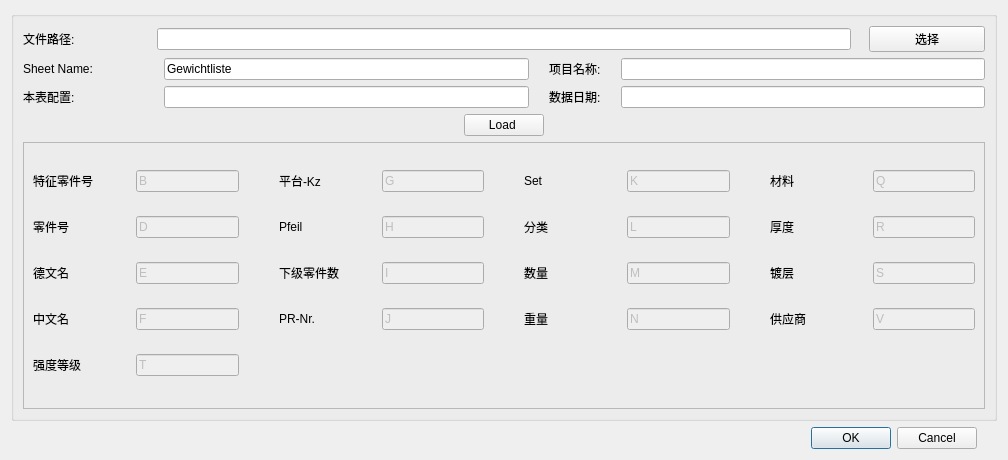
<?xml version="1.0" encoding="UTF-8"?>
<ui version="4.0">
 <class>Dialog</class>
 <widget class="QDialog" name="Dialog">
  <property name="windowModality">
   <enum>Qt::ApplicationModal</enum>
  </property>
  <property name="geometry">
   <rect>
    <x>0</x>
    <y>0</y>
    <width>1008</width>
    <height>460</height>
   </rect>
  </property>
  <property name="windowTitle">
   <string>Import Project</string>
  </property>
  <layout class="QVBoxLayout" name="verticalLayout_2">
   <item>
    <widget class="QGroupBox" name="groupBox">
     <property name="title">
      <string/>
     </property>
     <layout class="QVBoxLayout" name="verticalLayout">
      <item>
       <layout class="QHBoxLayout" name="horizontalLayout_26" stretch="1,6,1">
        <property name="spacing">
         <number>18</number>
        </property>
        <item>
         <widget class="QLabel" name="label_30">
          <property name="text">
           <string>文件路径:</string>
          </property>
         </widget>
        </item>
        <item>
         <widget class="QLineEdit" name="E_ProjectPath"/>
        </item>
        <item>
         <widget class="QPushButton" name="B_ChooseNewProject">
          <property name="text">
           <string>选择</string>
          </property>
          <property name="icon">
           <iconset>
            <normaloff>../icon/select.png</normaloff>../icon/select.png</iconset>
          </property>
          <property name="iconSize">
           <size>
            <width>18</width>
            <height>18</height>
           </size>
          </property>
         </widget>
        </item>
       </layout>
      </item>
      <item>
       <layout class="QHBoxLayout" name="horizontalLayout" stretch="1,3,0,3">
        <property name="spacing">
         <number>20</number>
        </property>
        <item>
         <widget class="QLabel" name="L_ProjectName">
          <property name="text">
           <string>Sheet Name:</string>
          </property>
         </widget>
        </item>
        <item>
         <widget class="QLineEdit" name="E_SheetName">
          <property name="text">
           <string>Gewichtliste</string>
          </property>
         </widget>
        </item>
        <item>
         <widget class="QLabel" name="label_29">
          <property name="text">
           <string>项目名称:</string>
          </property>
         </widget>
        </item>
        <item>
         <widget class="QLineEdit" name="E_ProjectName">
          <property name="text">
           <string/>
          </property>
         </widget>
        </item>
       </layout>
      </item>
      <item>
       <layout class="QHBoxLayout" name="horizontalLayout_25" stretch="1,3,0,3">
        <property name="spacing">
         <number>20</number>
        </property>
        <item>
         <widget class="QLabel" name="label_2">
          <property name="text">
           <string>本表配置:</string>
          </property>
         </widget>
        </item>
        <item>
         <widget class="QLineEdit" name="E_Configuration"/>
        </item>
        <item>
         <widget class="QLabel" name="label_3">
          <property name="text">
           <string>数据日期:</string>
          </property>
         </widget>
        </item>
        <item>
         <widget class="QLineEdit" name="E_Date"/>
        </item>
       </layout>
      </item>
      <item>
       <layout class="QHBoxLayout" name="horizontalLayout_4">
        <item>
         <spacer name="horizontalSpacer_2">
          <property name="orientation">
           <enum>Qt::Horizontal</enum>
          </property>
          <property name="sizeHint" stdset="0">
           <size>
            <width>40</width>
            <height>20</height>
           </size>
          </property>
         </spacer>
        </item>
        <item>
         <widget class="QPushButton" name="B_Load">
          <property name="text">
           <string>Load </string>
          </property>
          <property name="icon">
           <iconset>
            <normaloff>../icon/import.png</normaloff>../icon/import.png</iconset>
          </property>
          <property name="iconSize">
           <size>
            <width>18</width>
            <height>18</height>
           </size>
          </property>
         </widget>
        </item>
        <item>
         <spacer name="horizontalSpacer_3">
          <property name="orientation">
           <enum>Qt::Horizontal</enum>
          </property>
          <property name="sizeHint" stdset="0">
           <size>
            <width>40</width>
            <height>20</height>
           </size>
          </property>
         </spacer>
        </item>
       </layout>
      </item>
      <item>
       <widget class="QFrame" name="frame">
        <property name="frameShape">
         <enum>QFrame::StyledPanel</enum>
        </property>
        <property name="frameShadow">
         <enum>QFrame::Raised</enum>
        </property>
        <layout class="QGridLayout" name="gridLayout_2">
         <property name="horizontalSpacing">
          <number>40</number>
         </property>
         <item row="1" column="3">
          <layout class="QHBoxLayout" name="horizontalLayout_18" stretch="5,5">
           <item>
            <widget class="QLabel" name="label_22">
             <property name="text">
              <string>厚度</string>
             </property>
            </widget>
           </item>
           <item>
            <widget class="QLineEdit" name="E_Thickness">
             <property name="enabled">
              <bool>false</bool>
             </property>
             <property name="text">
              <string>R</string>
             </property>
            </widget>
           </item>
          </layout>
         </item>
         <item row="0" column="0">
          <layout class="QHBoxLayout" name="horizontalLayout_2" stretch="5,5">
           <item>
            <widget class="QLabel" name="label_4">
             <property name="text">
              <string>特征零件号</string>
             </property>
            </widget>
           </item>
           <item>
            <widget class="QLineEdit" name="E_ShortPartName">
             <property name="enabled">
              <bool>false</bool>
             </property>
             <property name="text">
              <string>B</string>
             </property>
             <property name="clearButtonEnabled">
              <bool>false</bool>
             </property>
            </widget>
           </item>
          </layout>
         </item>
         <item row="3" column="1">
          <layout class="QHBoxLayout" name="horizontalLayout_14" stretch="5,5">
           <item>
            <widget class="QLabel" name="label_18">
             <property name="text">
              <string>PR-Nr.</string>
             </property>
            </widget>
           </item>
           <item>
            <widget class="QLineEdit" name="E_PRNr">
             <property name="enabled">
              <bool>false</bool>
             </property>
             <property name="text">
              <string>J</string>
             </property>
            </widget>
           </item>
          </layout>
         </item>
         <item row="2" column="0">
          <layout class="QHBoxLayout" name="horizontalLayout_8" stretch="5,5">
           <item>
            <widget class="QLabel" name="label_12">
             <property name="text">
              <string>德文名</string>
             </property>
            </widget>
           </item>
           <item>
            <widget class="QLineEdit" name="E_DeutschName">
             <property name="enabled">
              <bool>false</bool>
             </property>
             <property name="text">
              <string>E</string>
             </property>
            </widget>
           </item>
          </layout>
         </item>
         <item row="2" column="1">
          <layout class="QHBoxLayout" name="horizontalLayout_11" stretch="5,5">
           <item>
            <widget class="QLabel" name="label_15">
             <property name="text">
              <string>下级零件数</string>
             </property>
            </widget>
           </item>
           <item>
            <widget class="QLineEdit" name="E_ChildrenAmount">
             <property name="enabled">
              <bool>false</bool>
             </property>
             <property name="text">
              <string>I</string>
             </property>
            </widget>
           </item>
          </layout>
         </item>
         <item row="1" column="1">
          <layout class="QHBoxLayout" name="horizontalLayout_10" stretch="5,5">
           <item>
            <widget class="QLabel" name="label_14">
             <property name="text">
              <string>Pfeil</string>
             </property>
            </widget>
           </item>
           <item>
            <widget class="QLineEdit" name="E_Pfeil">
             <property name="enabled">
              <bool>false</bool>
             </property>
             <property name="text">
              <string>H</string>
             </property>
            </widget>
           </item>
          </layout>
         </item>
         <item row="1" column="0">
          <layout class="QHBoxLayout" name="horizontalLayout_3" stretch="5,5">
           <item>
            <widget class="QLabel" name="label_5">
             <property name="text">
              <string>零件号</string>
             </property>
            </widget>
           </item>
           <item>
            <widget class="QLineEdit" name="E_PartName">
             <property name="enabled">
              <bool>false</bool>
             </property>
             <property name="text">
              <string>D</string>
             </property>
            </widget>
           </item>
          </layout>
         </item>
         <item row="1" column="2">
          <layout class="QHBoxLayout" name="horizontalLayout_13" stretch="5,5">
           <item>
            <widget class="QLabel" name="Label_2">
             <property name="text">
              <string>分类</string>
             </property>
            </widget>
           </item>
           <item>
            <widget class="QLineEdit" name="E_Class">
             <property name="enabled">
              <bool>false</bool>
             </property>
             <property name="text">
              <string>L</string>
             </property>
            </widget>
           </item>
          </layout>
         </item>
         <item row="2" column="3">
          <layout class="QHBoxLayout" name="horizontalLayout_19" stretch="5,5">
           <item>
            <widget class="QLabel" name="label_23">
             <property name="text">
              <string>镀层</string>
             </property>
            </widget>
           </item>
           <item>
            <widget class="QLineEdit" name="E_Cladding">
             <property name="enabled">
              <bool>false</bool>
             </property>
             <property name="text">
              <string>S</string>
             </property>
            </widget>
           </item>
          </layout>
         </item>
         <item row="3" column="2">
          <layout class="QHBoxLayout" name="horizontalLayout_16" stretch="5,5">
           <item>
            <widget class="QLabel" name="label_20">
             <property name="text">
              <string>重量</string>
             </property>
            </widget>
           </item>
           <item>
            <widget class="QLineEdit" name="E_Weight">
             <property name="enabled">
              <bool>false</bool>
             </property>
             <property name="text">
              <string>N</string>
             </property>
            </widget>
           </item>
          </layout>
         </item>
         <item row="3" column="0">
          <layout class="QHBoxLayout" name="horizontalLayout_7" stretch="5,5">
           <item>
            <widget class="QLabel" name="label_11">
             <property name="text">
              <string>中文名</string>
             </property>
            </widget>
           </item>
           <item>
            <widget class="QLineEdit" name="E_CNName">
             <property name="enabled">
              <bool>false</bool>
             </property>
             <property name="text">
              <string>F</string>
             </property>
            </widget>
           </item>
          </layout>
         </item>
         <item row="3" column="3">
          <layout class="QHBoxLayout" name="horizontalLayout_20" stretch="5,5">
           <item>
            <widget class="QLabel" name="label_24">
             <property name="text">
              <string>供应商</string>
             </property>
            </widget>
           </item>
           <item>
            <widget class="QLineEdit" name="E_Supplier">
             <property name="enabled">
              <bool>false</bool>
             </property>
             <property name="text">
              <string>V</string>
             </property>
            </widget>
           </item>
          </layout>
         </item>
         <item row="0" column="2">
          <layout class="QHBoxLayout" name="horizontalLayout_12" stretch="5,5">
           <item>
            <widget class="QLabel" name="Label">
             <property name="text">
              <string>Set</string>
             </property>
            </widget>
           </item>
           <item>
            <widget class="QLineEdit" name="E_Set">
             <property name="enabled">
              <bool>false</bool>
             </property>
             <property name="text">
              <string>K</string>
             </property>
            </widget>
           </item>
          </layout>
         </item>
         <item row="0" column="1">
          <layout class="QHBoxLayout" name="horizontalLayout_9" stretch="5,5">
           <item>
            <widget class="QLabel" name="label_13">
             <property name="text">
              <string>平台-Kz</string>
             </property>
            </widget>
           </item>
           <item>
            <widget class="QLineEdit" name="E_PlatformKz">
             <property name="enabled">
              <bool>false</bool>
             </property>
             <property name="text">
              <string>G</string>
             </property>
            </widget>
           </item>
          </layout>
         </item>
         <item row="0" column="3">
          <layout class="QHBoxLayout" name="horizontalLayout_17" stretch="5,5">
           <item>
            <widget class="QLabel" name="label_21">
             <property name="text">
              <string>材料</string>
             </property>
            </widget>
           </item>
           <item>
            <widget class="QLineEdit" name="E_Material">
             <property name="enabled">
              <bool>false</bool>
             </property>
             <property name="text">
              <string>Q</string>
             </property>
            </widget>
           </item>
          </layout>
         </item>
         <item row="2" column="2">
          <layout class="QHBoxLayout" name="horizontalLayout_15" stretch="5,5">
           <item>
            <widget class="QLabel" name="Label_3">
             <property name="text">
              <string>数量</string>
             </property>
            </widget>
           </item>
           <item>
            <widget class="QLineEdit" name="E_Amount">
             <property name="enabled">
              <bool>false</bool>
             </property>
             <property name="text">
              <string>M</string>
             </property>
            </widget>
           </item>
          </layout>
         </item>
         <item row="4" column="0">
          <layout class="QHBoxLayout" name="horizontalLayout_21" stretch="5,5">
           <item>
            <widget class="QLabel" name="label_25">
             <property name="text">
              <string>强度等级</string>
             </property>
            </widget>
           </item>
           <item>
            <widget class="QLineEdit" name="E_Strength">
             <property name="enabled">
              <bool>false</bool>
             </property>
             <property name="text">
              <string>T</string>
             </property>
            </widget>
           </item>
          </layout>
         </item>
        </layout>
       </widget>
      </item>
     </layout>
    </widget>
   </item>
   <item>
    <layout class="QHBoxLayout" name="horizontalLayout_27">
     <item>
      <widget class="QDialogButtonBox" name="buttonBox">
       <property name="orientation">
        <enum>Qt::Horizontal</enum>
       </property>
       <property name="standardButtons">
        <set>QDialogButtonBox::Cancel|QDialogButtonBox::Ok</set>
       </property>
      </widget>
     </item>
     <item>
      <spacer name="horizontalSpacer">
       <property name="orientation">
        <enum>Qt::Horizontal</enum>
       </property>
       <property name="sizeType">
        <enum>QSizePolicy::Fixed</enum>
       </property>
       <property name="sizeHint" stdset="0">
        <size>
         <width>20</width>
         <height>20</height>
        </size>
       </property>
      </spacer>
     </item>
    </layout>
   </item>
  </layout>
 </widget>
 <resources/>
 <connections>
  <connection>
   <sender>buttonBox</sender>
   <signal>accepted()</signal>
   <receiver>Dialog</receiver>
   <slot>accept()</slot>
   <hints>
    <hint type="sourcelabel">
     <x>248</x>
     <y>254</y>
    </hint>
    <hint type="destinationlabel">
     <x>157</x>
     <y>274</y>
    </hint>
   </hints>
  </connection>
  <connection>
   <sender>buttonBox</sender>
   <signal>rejected()</signal>
   <receiver>Dialog</receiver>
   <slot>reject()</slot>
   <hints>
    <hint type="sourcelabel">
     <x>316</x>
     <y>260</y>
    </hint>
    <hint type="destinationlabel">
     <x>286</x>
     <y>274</y>
    </hint>
   </hints>
  </connection>
 </connections>
</ui>
